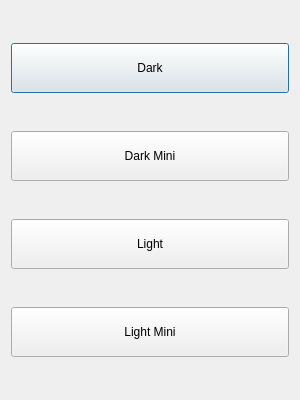
<?xml version="1.0" encoding="UTF-8"?>
<ui version="4.0">
 <class>Dialog</class>
 <widget class="QDialog" name="Dialog">
  <property name="geometry">
   <rect>
    <x>0</x>
    <y>0</y>
    <width>300</width>
    <height>400</height>
   </rect>
  </property>
  <property name="windowTitle">
   <string>Dialog</string>
  </property>
  <layout class="QVBoxLayout" name="verticalLayout">
   <item>
    <widget class="QPushButton" name="Dark">
     <property name="minimumSize">
      <size>
       <width>0</width>
       <height>50</height>
      </size>
     </property>
     <property name="text">
      <string>Dark</string>
     </property>
    </widget>
   </item>
   <item>
    <widget class="QPushButton" name="Dark_mini">
     <property name="minimumSize">
      <size>
       <width>0</width>
       <height>50</height>
      </size>
     </property>
     <property name="text">
      <string>Dark Mini</string>
     </property>
    </widget>
   </item>
   <item>
    <widget class="QPushButton" name="Light">
     <property name="minimumSize">
      <size>
       <width>0</width>
       <height>50</height>
      </size>
     </property>
     <property name="text">
      <string>Light</string>
     </property>
    </widget>
   </item>
   <item>
    <widget class="QPushButton" name="Light_mini">
     <property name="minimumSize">
      <size>
       <width>0</width>
       <height>50</height>
      </size>
     </property>
     <property name="text">
      <string>Light Mini</string>
     </property>
    </widget>
   </item>
  </layout>
 </widget>
 <resources/>
 <connections/>
</ui>
